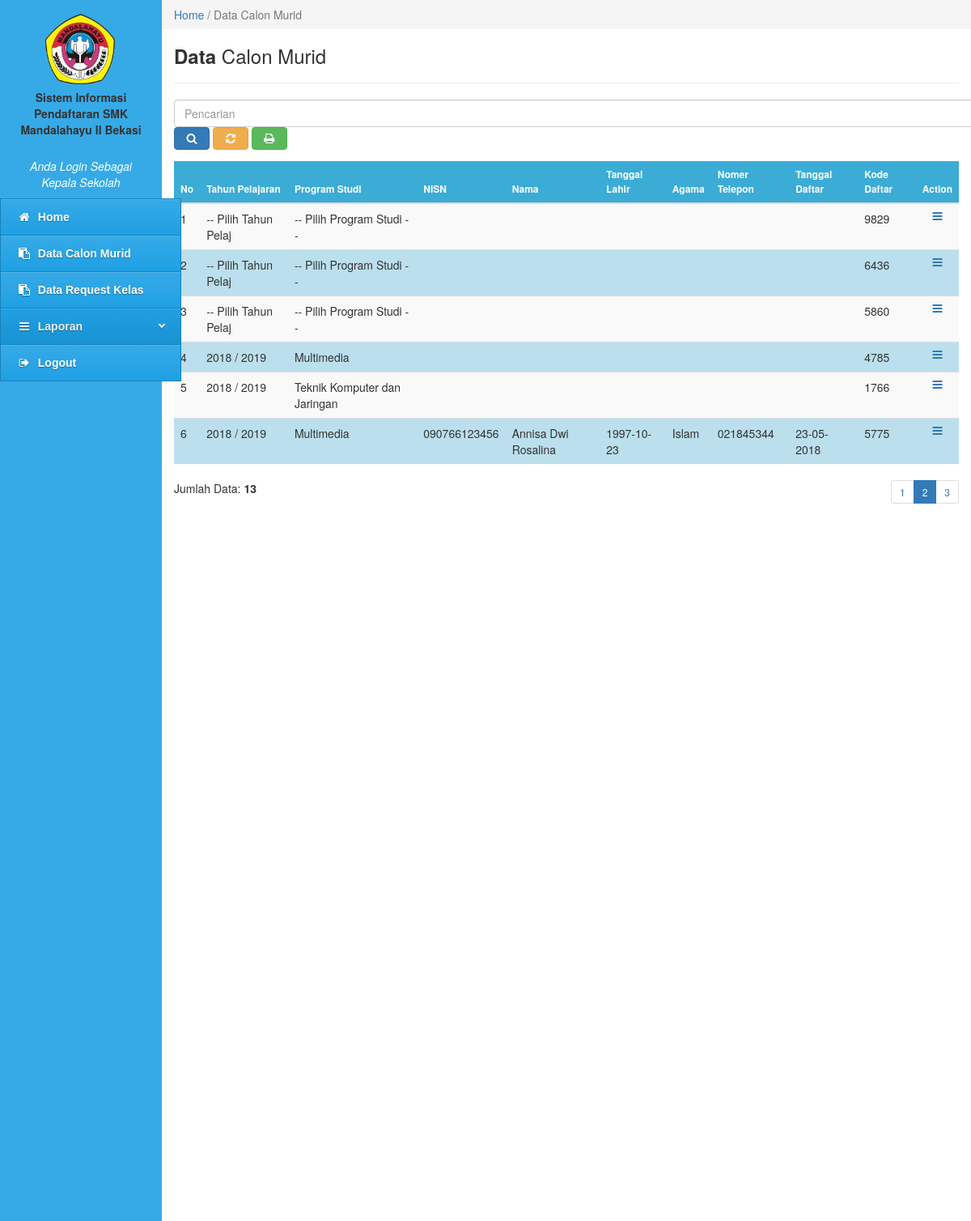
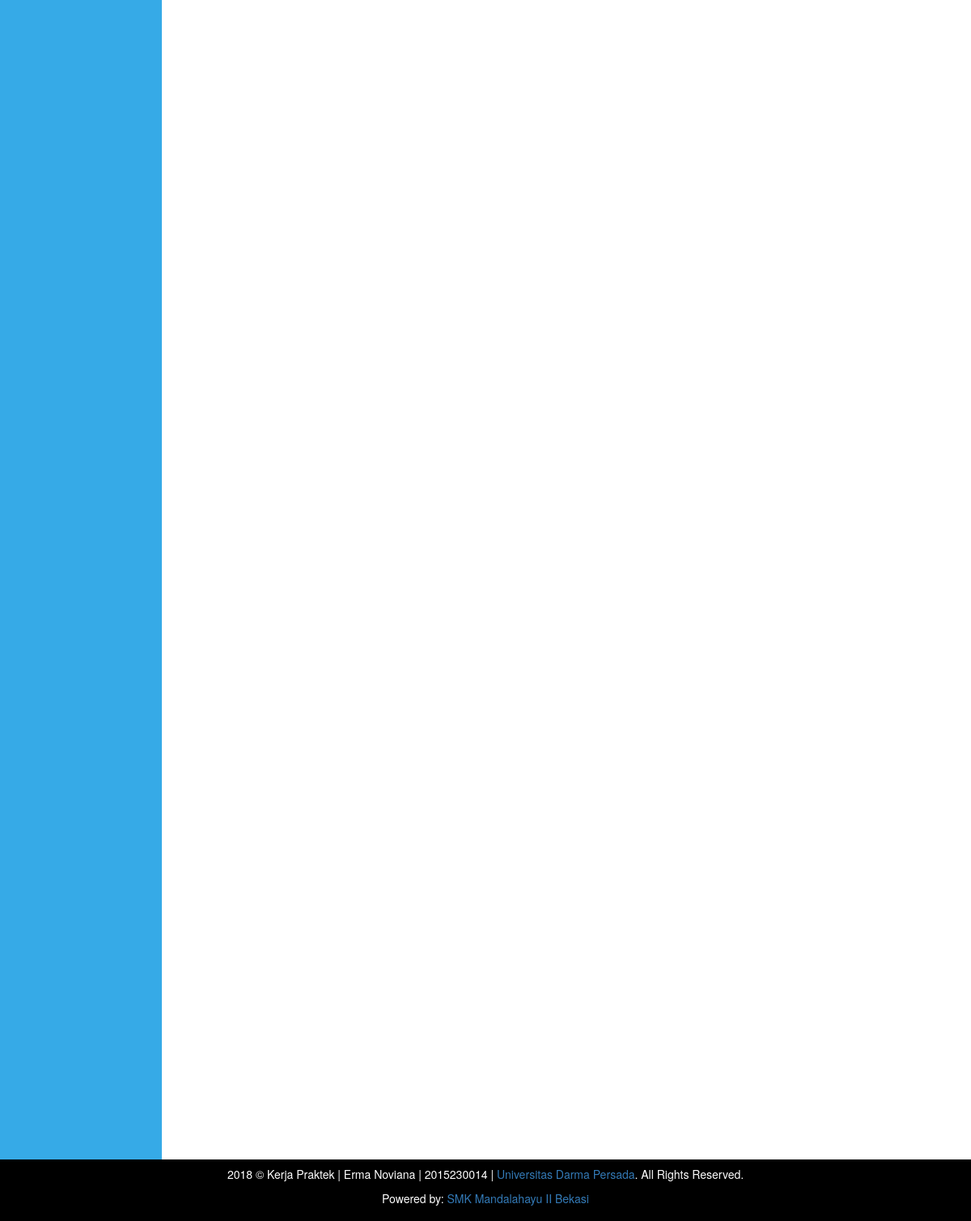
/kepala-sekolah/kepsek.php?content=data-calon-murid&&hal=2 (signed in), run on the app's committed database (2 pictures, top to bottom).
### tables this page shows
CREATE TABLE `tbl_data_calon_murid` (
  `id_calon_murid` int(10) NOT NULL,
  `tahun_pelajaran` varchar(20) NOT NULL,
  `prodi` varchar(50) NOT NULL,
  `nisn` varchar(30) NOT NULL,
  `nama` varchar(100) NOT NULL,
  `nama_panggilan` varchar(50) NOT NULL,
  `jenis_kelamin` varchar(10) NOT NULL,
  `tempat_lahir` varchar(20) NOT NULL,
  `tgl_lahir` varchar(20) NOT NULL,
  `agama` varchar(20) NOT NULL,
  `kewarganegaraan` varchar(50) NOT NULL,
  `anak_ke` varchar(20) NOT NULL,
  `status_perwalian` varchar(50) NOT NULL,
  `perwalian_oleh` varchar(20) NOT NULL,
  `jml_saudara_kandung` int(10) NOT NULL,
  `jml_saudara_tiri` int(10) NOT NULL,
  `jml_saudara_angkat` int(10) NOT NULL,
  `status_keluarga` varchar(20) NOT NULL,
  `bahasa` varchar(30) NOT NULL,
  `alamat` varchar(100) NOT NULL,
  `telepon_rumah` varchar(20) NOT NULL,
  `status_tinggal` varchar(20) NOT NULL,
  `jarak` varchar(20) NOT NULL,
  `transportasi` varchar(30) NOT NULL,
  `asal_sekolah` varchar(100) NOT NULL,
  `nomor_ijazah` varchar(20) NOT NULL,
  `tgl_ijazah` varchar(20) NOT NULL,
  `lama_belajar` varchar(20) NOT NULL,
  `jml_un` varchar(10) NOT NULL,
  `berat_badan` varchar(10) NOT NULL,
  `tinggi_badan` varchar(10) NOT NULL,
  `goldar` varchar(10) NOT NULL,
  `penyakit` varchar(100) NOT NULL,
  `kelainan` varchar(100) NOT NULL,
  `nama_ayah` varchar(50) NOT NULL,
  `tempat_lahir_ayah` varchar(50) NOT NULL,
  `tgl_lahir_ayah` varchar(50) NOT NULL,
  `pekerjaan_ayah` varchar(50) NOT NULL,
  `penghasilan_ayah` varchar(50) NOT NULL,
  `pendidikan_ayah` varchar(20) NOT NULL,
  `kewarganegaraan_ayah` varchar(50) NOT NULL,
  `nama_ibu` varchar(50) NOT NULL,
  `tempat_lahir_ibu` varchar(50) NOT NULL,
  `tgl_lahir_ibu` varchar(20) NOT NULL,
  `pekerjaan_ibu` varchar(50) NOT NULL,
  `penghasilan_ibu` varchar(50) NOT NULL,
  `pendidikan_ibu` varchar(20) NOT NULL,
  `kewarganegaraan_ibu` varchar(50) NOT NULL,
  `alamat_orangtua` varchar(100) NOT NULL,
  `nomor_hp` varchar(20) NOT NULL,
  `pengeluaran` varchar(50) NOT NULL,
  `jml_keluarga_kerja` int(10) NOT NULL,
  `jml_keluarga_menikah` int(10) NOT NULL,
  `nama_wali` varchar(50) NOT NULL,
  `tempat_lahir_wali` varchar(50) NOT NULL,
  `tgl_lahir_wali` varchar(20) NOT NULL,
  `pekerjaan_wali` varchar(50) NOT NULL,
  `penghasilan_wali` varchar(50) NOT NULL,
  `pendidikan_wali` varchar(20) NOT NULL,
  `kewarganegaraan_wali` varchar(50) NOT NULL,
  `alamat_wali` varchar(100) NOT NULL,
  `nomor_hp_wali` varchar(20) NOT NULL,
  `pengeluaran_wali` varchar(50) NOT NULL,
  `jml_wali_kerja` int(20) NOT NULL,
  `jml_wali_menikah` int(20) NOT NULL,
  `kesenian` varchar(100) NOT NULL,
  `olahraga` varchar(100) NOT NULL,
  `organisasi` varchar(100) NOT NULL,
  `hasta_karya` varchar(100) NOT NULL,
  `bakat_lulus` varchar(100) NOT NULL,
  `cita_cita` varchar(100) NOT NULL,
  `tgl_daftar` varchar(20) NOT NULL,
  `syarat_nisn` varchar(100) NOT NULL,
  `syarat_ijazah` varchar(100) NOT NULL,
  `syarat_kk` varchar(100) NOT NULL,
  `syarat_akte` varchar(100) NOT NULL,
  `syarat_foto` varchar(100) NOT NULL,
  `kode_daftar` int(10) NOT NULL,
  `status` int(2) NOT NULL
);

### kepala-sekolah/data-calon-murid.php (the view, shortened to what this page needs)
<div class="col-md-10" style="padding:0px">
  <ol class="breadcrumb" style="margin:0;border-radius:0;">
    <li class="active"><a href="tu.php?content=home-kepala-sekolah">Home</a> / Data Calon Murid</li>
      </ol>
  </div>
<div class="col-md-10" style="min-height:100px">
  <h3><b>Data</b> Calon Murid</h3>
  <hr>
  <form class="form-inline" action="" method="POST">
    <div class="form-group">
      <input size="127px" type="text" name="pencarian" class="form-control" placeholder="Pencarian">
      <button type="submit" class="btn btn-primary"><i class="fa fa-search fa-fw"></i></button>
      <a href="kepsek.php?content=data-calon-murid"><button type="button" class="btn btn-warning"><i class="fa fa-refresh fa-fw"></i></button></a>
      <a target ="_blank" role="button" href="../tata-usaha/print-data-murid.php"><button type="button" class="btn btn-success"><i class="fa fa-print fa-fw"></i></button></a>
    </div>
  </form>
</div>
<div class="col-md-10" style="min-height:100px">
  <form class="form-horizontal" method="POST">
      <table id="myTable" class="table table-striped">
        <thead>
          <tr>
            <th>No</th>
            <th>Tahun Pelajaran</th>
            <th>Program Studi</th>
            <th>NISN</th>
            <th>Nama</th>
            <th>Tanggal Lahir</th>
            <th>Agama</th>
            <th>Nomer Telepon</th>
            <th>Tanggal Daftar</th>
            <th>Kode Daftar</th>
            <th><center>Action</center></th>
          </tr>
        </thead>
        <tbody>
          <?php
            include '../config/koneksi.php';
          $batas  = 6;
          $hal    = @$_GET['hal'];
          if (empty($hal)) {
            $posisi = 0;
            $hal    = 1;
          } else {
            $posisi = ($hal - 1) * $batas;
          }
          if($_SERVER['REQUEST_METHOD'] == "POST") {
            $pencarian = trim(mysqli_real_escape_string($konek, $_POST['pencarian']));
            if ($pencarian != '') {
              $sql = "SELECT * FROM tbl_data_calon_murid WHERE status='0' AND nama LIKE '%$pencarian%' OR kode_daftar LIKE '%$pencarian' OR tahun_pelajaran LIKE '%$pencarian' OR prodi LIKE '%$pencarian' OR nisn LIKE '%$pencarian' OR agama LIKE '%$pencarian' ORDER BY id_calon_murid DESC";
              $query = $sql;
              $queryJml = $sql;
            } else {
              $query = "SELECT * FROM tbl_data_calon_murid WHERE status='0' ORDER BY id_calon_murid DESC LIMIT $posisi, $batas ";
              $queryJml = "SELECT * FROM tbl_data_calon_murid WHERE status='0' ORDER BY id_calon_murid DESC";
              $no = $posisi + 1;
            }
          } else {
            $query = "SELECT * FROM tbl_data_calon_murid WHERE status='0' ORDER BY id_calon_murid DESC LIMIT $posisi, $batas ";
            $queryJml = "SELECT * FROM tbl_data_calon_murid WHERE status='0' ORDER BY id_calon_murid DESC";
          }
            $sqldata = mysqli_query($konek, $query)or die(mysqli_error($konek));
                    if(mysqli_num_rows($sqldata) == 0){
                      echo '<tr><td colspan="12" align="center">Tidak ada data!</td></tr>';
                    }
                      else
                    {
                      $no = 1;
                      while($data = mysqli_fetch_array($sqldata)){
                        echo '<tr>';
                        echo '<td>'.$no.'</td>';
                        echo '<td>'.$data['tahun_pelajaran'].'</td>';
                        echo '<td>'.$data['prodi'].'</td>';
                        echo '<td>'.$data['nisn'].'</td>';
                        echo '<td>'.$data['nama'].'</td>';
                        echo '<td>'.$data['tgl_lahir'].'</td>';
                        echo '<td>'.$data['agama'].'</td>';
                        echo '<td>'.$data['telepon_rumah'].'</td>';
                        echo '<td>'.$data['tgl_daftar'].'</td>';
                        echo '<td>'.$data['kode_daftar'].'</td>';
                        echo '<td  width="20"><center><a data-toggle="tooltip" data-placement="left" title="Lihat Data Lengkap" href=tu.php?content=edit-calon-murid&&id_calon_murid='.$data['id_calon_murid'].'><i class="fa fa-bars fa-fw"></i></a></center></td>';
                        echo '</tr>';
                        $no++;
                      }
                    }
                ?>
        </tbody>
      </table>
    </form>
    <?php
     if($_SERVER['REQUEST_METHOD'] == "POST") {
            $pencarian = trim(mysqli_real_escape_string($konek, $_POST['pencarian']));
        echo "<div style=\"float:left;\">";
        $jml = mysqli_num_rows(mysqli_query($konek, $queryJml));
        echo "Data Hasil Pencarian: <b>$jml</b>";
        echo "</div>";
      } else { ?>
        <div style="float:left;">
          <?php
          $jml = mysqli_num_rows(mysqli_query($konek, $queryJml));
          echo "Jumlah Data: <b>$jml</b>";
          ?>
        </div>
        <div style="float:right;">
          <ul class="pagination pagination-sm" style="margin: 0">
            <?php
            $jml_hal = ceil($jml / $batas);
            for ($i=1; $i <= $jml_hal; $i++) {
              if ($i != $hal) {
                echo "<li><a href=\"kepsek.php?content=data-calon-murid&&hal=$i\">$i</a></li>";
              } else {
                echo "<li class=\"active\"><a>$i</a></li>";
              }
            }
            ?>
          </ul>
        </div>
        <?php
      }
    ?>
</div>

### kepala-sekolah/data-calon-murid.php (style rules this page uses)
table { border-collapse: collapse; width: 100%; }
th, td { text-align: left; padding: 8px; }
tr:nth-child(even) { background-color: #bbdfed; }
th { background-color: #3bacd6; color: white; font-size: 12px; }
td { font-size: 14px; }

### data on the page
tbl_data_calon_murid: tahun_pelajaran "-- Pilih Tahun Pelaj", prodi "-- Pilih Program Studi --", kode_daftar "9829"
tbl_data_calon_murid: tahun_pelajaran "-- Pilih Tahun Pelaj", prodi "-- Pilih Program Studi --", kode_daftar "6436"
tbl_data_calon_murid: tahun_pelajaran "-- Pilih Tahun Pelaj", prodi "-- Pilih Program Studi --", kode_daftar "5860"
tbl_data_calon_murid: tahun_pelajaran "2018 / 2019", prodi "Multimedia", kode_daftar "4785"
tbl_data_calon_murid: tahun_pelajaran "2018 / 2019", prodi "Teknik Komputer dan Jaringan", kode_daftar "1766"
tbl_data_calon_murid: tahun_pelajaran "2018 / 2019", prodi "Multimedia", nisn "090766123456", nama "Annisa Dwi Rosalina", tgl_lahir "1997-10-23", agama "Islam", telepon_rumah "021845344", tgl_daftar "23-05-2018", kode_daftar "5775"

### other printed values
$jml "13"
